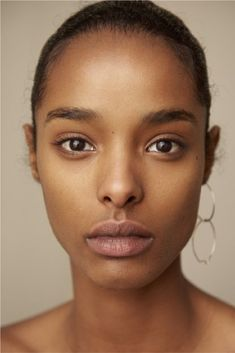
//> input picture test2.jpg, 235 x 353 px, given in place of the camera
$ ./simple_shade_detector   (built with g++ and OpenCV 4)
//> lines starting //> are read from the running program, lines starting //| are printed output that depends on the picture; after the words box and inside, x2 and y2 are one past the last pixel; in counts of white or black regions, pixels touching at a corner belong together
#include <opencv2/opencv.hpp>
#include <iostream>
#include <vector>

using namespace std;
using namespace cv;

int main() {
    // Load face cascade
    CascadeClassifier face_cascade;
    if (!face_cascade.load("haarcascade_frontalface_default.xml")) {
        cout << "Error: Could not load face cascade!" << endl;
        return -1;
    }

    // Initialize camera
    VideoCapture cap(0);
    if (!cap.isOpened()) {
        cout << "Error: Could not open camera!" << endl;
        return -1;
    }

    cout << "Simple Face Shade Detector Started!" << endl;
    cout << "Press 'q' to quit" << endl;

    Mat frame;

    while (true) {
        cap >> frame;
//> frame is the input picture: 353 rows x 235 cols, CV_8UC3; mean B, G, R 91, 116.3, 151.4
        if (frame.empty()) break;

        // Convert to grayscale for face detection
        Mat gray;
        cvtColor(frame, gray, COLOR_BGR2GRAY);
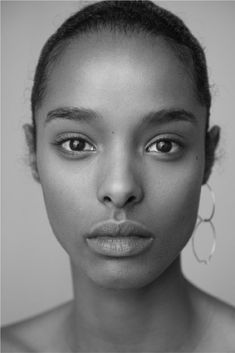
//> gray: 353 rows x 235 cols, CV_8UC1; min 6, max 225, mean 123.9
        equalizeHist(gray, gray);
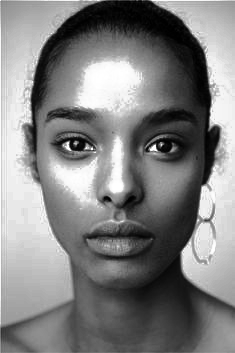
//> gray: 353 rows x 235 cols, CV_8UC1; min 0, max 255, mean 128.7

        // Detect faces
        vector<Rect> faces;
        face_cascade.detectMultiScale(gray, faces, 1.3, 5);
//> faces = 1 Rect (x, y, width, height): [25, 67, 190, 190]

        for (size_t i = 0; i < faces.size(); i++) {
            // Draw face rectangle
            rectangle(frame, faces[i], Scalar(0, 255, 0), 2);

            // Analyze skin tone in face region
            Mat face_roi = frame(faces[i]);
            Scalar avg_color = mean(face_roi);

            // Simple shade classification based on brightness
            string shade_name;
            string undertone;

            double brightness = (avg_color[0] + avg_color[1] + avg_color[2]) / 3.0;
            double red_green_ratio = avg_color[2] / (avg_color[1] + 1);

            // Determine undertone
            if (red_green_ratio > 1.1) {
                undertone = "Warm";
            } else if (red_green_ratio < 0.9) {
                undertone = "Cool";
            } else {
                undertone = "Neutral";
            }

            // Determine shade based on brightness
            if (brightness > 200) {
                shade_name = "Fair";
            } else if (brightness > 180) {
                shade_name = "Light";
            } else if (brightness > 160) {
                shade_name = "Light Medium";
            } else if (brightness > 140) {
                shade_name = "Medium";
            } else if (brightness > 120) {
                shade_name = "Medium Deep";
            } else if (brightness > 100) {
                shade_name = "Deep";
            } else {
                shade_name = "Very Deep";
            }

            // Display shade information
            string info = shade_name + " (" + undertone + ")";
            Point text_pos(faces[i].x, faces[i].y - 10);
            if (text_pos.y < 0) text_pos.y = faces[i].y + faces[i].height + 20;

            // Background rectangle
            rectangle(frame, text_pos, Point(text_pos.x + 200, text_pos.y + 30),
                     Scalar(50, 50, 50), FILLED);

            // Shade text
            putText(frame, info, Point(text_pos.x + 5, text_pos.y + 20),
                    FONT_HERSHEY_SIMPLEX, 0.6, Scalar(255, 255, 255), 1);

            // Color swatch
            rectangle(frame, Point(text_pos.x + 150, text_pos.y + 5),
                     Point(text_pos.x + 190, text_pos.y + 25), avg_color, FILLED);
        }
//> this loop made 1 pass
//> (avg_color, brightness, red_green_ratio) on pass 1: (Scalar(79.82, 118.2, 147.7), 115.2, 1.24)
//> pass 1, `Mat face_roi = frame(faces[i]);`:
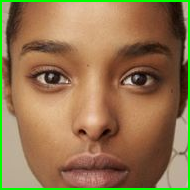
//> face_roi: 190 rows x 190 cols, CV_8UC3; mean B, G, R 79.8, 118.2, 147.7
//> pass 1, `putText(frame, info, Point(text_pos.x + 5, text_pos.y + 20), FONT_HERS..`:
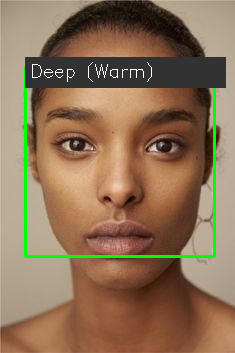
//> frame: 353 rows x 235 cols, CV_8UC3; 9.44% of pixels changed, all inside (x1, y1, x2, y2) = (24, 57, 226, 258)
//> after the loop:
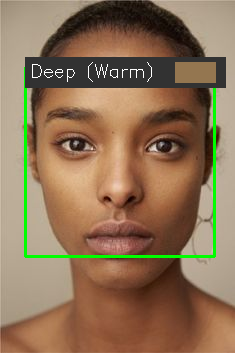
//> frame: 353 rows x 235 cols, CV_8UC3; 1.04% of pixels changed, all inside (x1, y1, x2, y2) = (175, 62, 216, 83)

        // Display face count
        string face_count = "Faces: " + to_string(faces.size());
//> face_count = "Faces: 1"
        putText(frame, face_count, Point(10, 30), FONT_HERSHEY_SIMPLEX, 0.7, Scalar(0, 255, 0), 2);
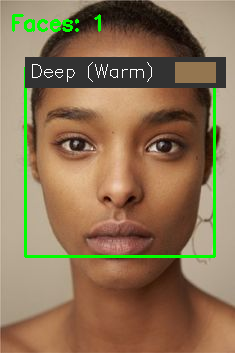
//> frame: 353 rows x 235 cols, CV_8UC3; 0.66% of pixels changed, all inside (x1, y1, x2, y2) = (12, 14, 101, 32)

        // Show frame
        imshow("Simple Shade Detector", frame);

        // Check for exit
        char key = waitKey(1);
//> the 'q' key is pressed
        if (key == 'q' || key == 27) {
            cout << "Exiting..." << endl;
            break;
        }
    }

    cap.release();
    destroyAllWindows();
    return 0;
}

$ run again, on test3.jpg
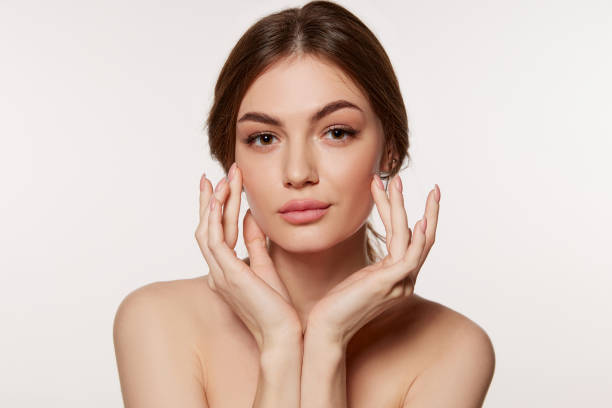
//> input picture test3.jpg, 612 x 408 px, given in place of the camera
//> frame is the input picture: 408 rows x 612 cols, CV_8UC3; mean B, G, R 187.5, 196.4, 216.1
//> faces = 1 Rect (x, y, width, height): [209, 62, 188, 188]
//> the loop `for (size_t i = 0; i < faces.size(); i++)` made 1 pass
//> (avg_color, brightness, red_green_ratio) on pass 1: (Scalar(105.4, 134.8, 168.8), 136.4, 1.24)
//> after the loop `for (size_t i = 0; i < faces.size(); i++)`:
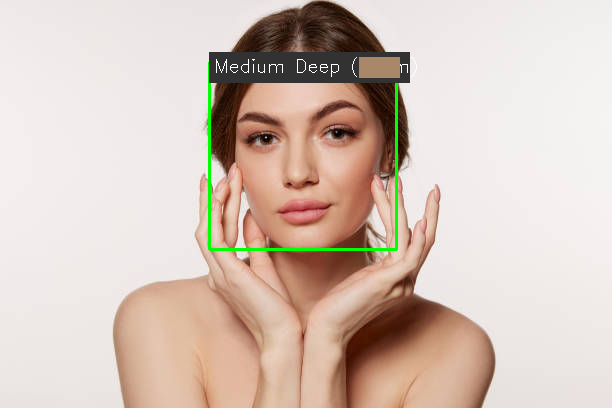
//> frame: 408 rows x 612 cols, CV_8UC3; mean B, G, R 186.1, 196.3, 213.4
//> face_count = "Faces: 1"
//> `putText(frame, face_count, Point(10, 30), FONT_HERSHEY_SIMPLEX, 0.7, S..`:
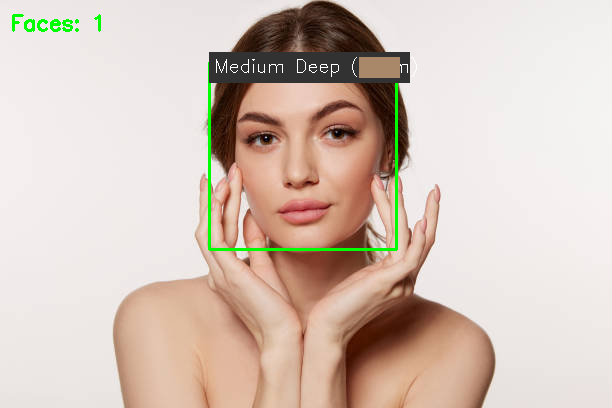
//> frame: 408 rows x 612 cols, CV_8UC3; 0.22% of pixels changed, all inside (x1, y1, x2, y2) = (12, 14, 101, 32)

$ run again, on test5.jpg
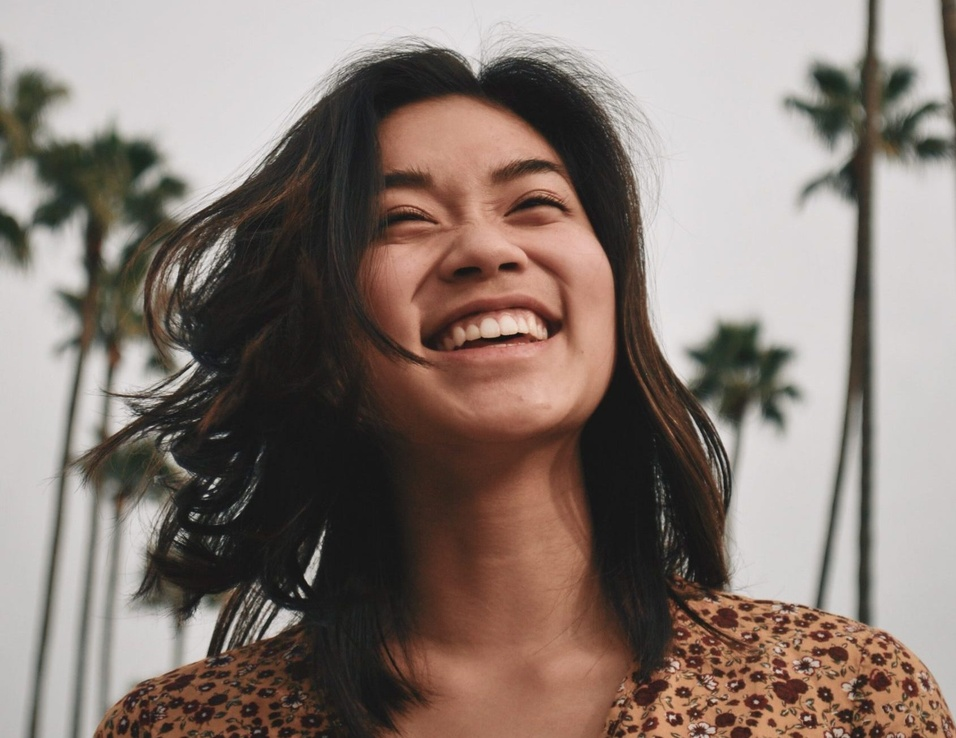
//> input picture test5.jpg, 956 x 738 px, shrunk from 1689 x 1303 before the run, given in place of the camera
//> frame is the input picture: 738 rows x 956 cols, CV_8UC3; mean B, G, R 114.7, 121.9, 135.4
//> faces = 1 Rect (x, y, width, height): [330, 94, 293, 293]
//> the loop `for (size_t i = 0; i < faces.size(); i++)` made 1 pass
//> (avg_color, brightness, red_green_ratio) on pass 1: (Scalar(75.39, 95.42, 123.8), 98.19, 1.28)
//> after the loop `for (size_t i = 0; i < faces.size(); i++)`:
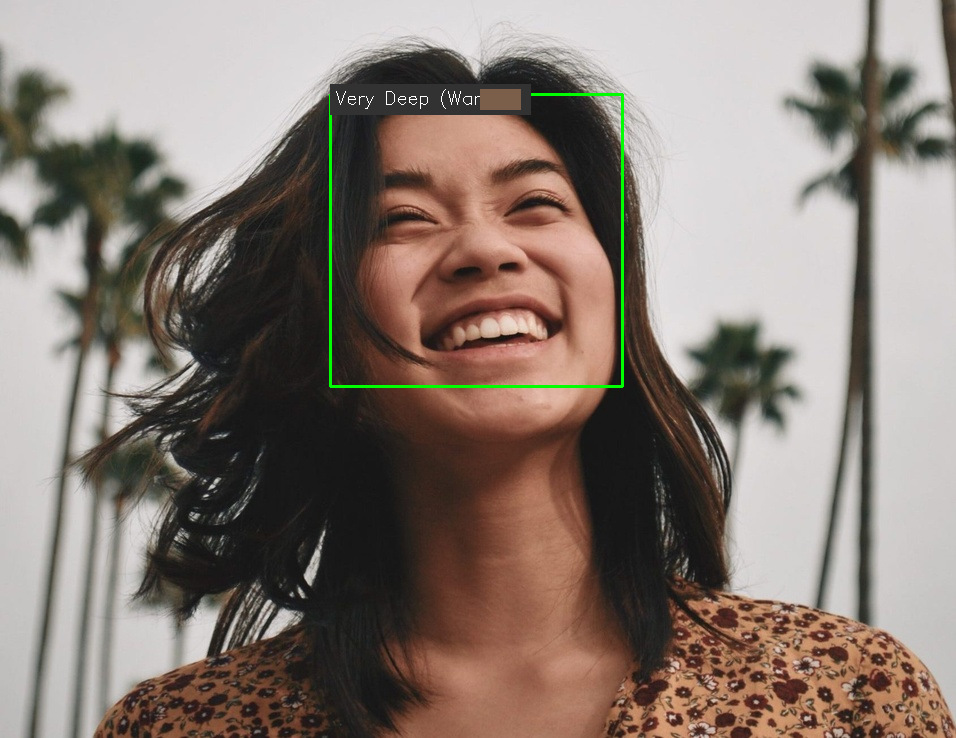
//> frame: 738 rows x 956 cols, CV_8UC3; mean B, G, R 114.6, 122.8, 135.1
//> face_count = "Faces: 1"
//> `putText(frame, face_count, Point(10, 30), FONT_HERSHEY_SIMPLEX, 0.7, S..`:
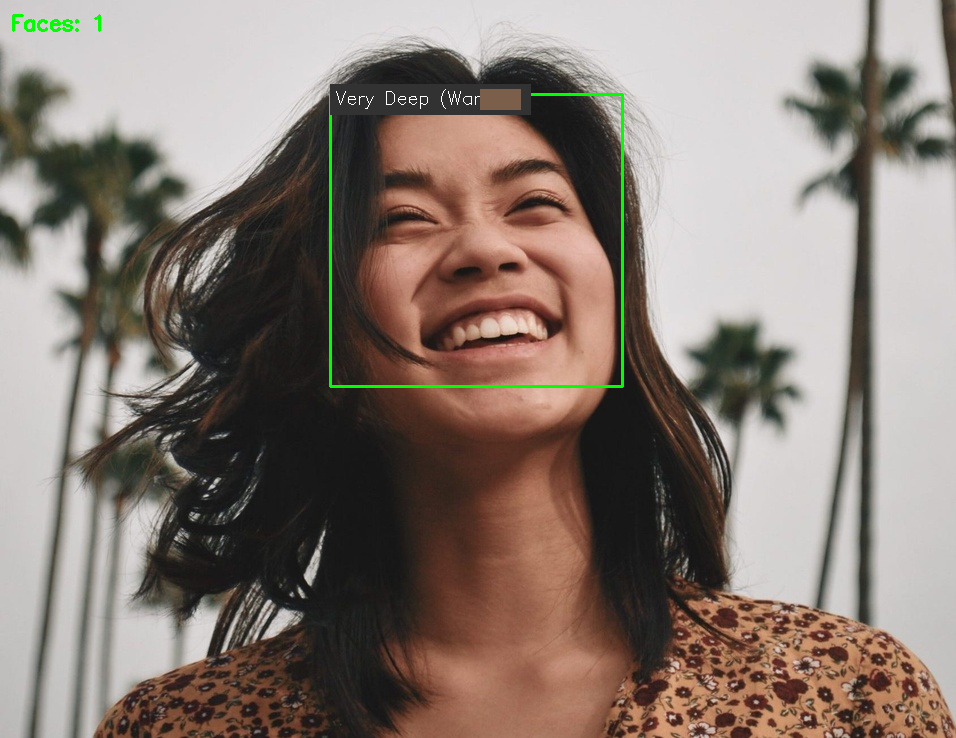
//> frame: 738 rows x 956 cols, CV_8UC3; 0.08% of pixels changed, all inside (x1, y1, x2, y2) = (12, 14, 101, 32)
